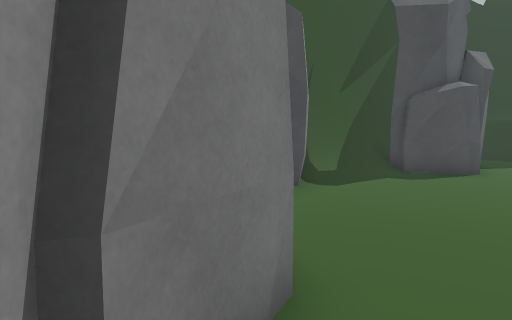
[1] (above)

24 first-person views from a walk through a Unity game level. The camera is 1.5 m above the floor, tilts 6° down and sees 75° across. The floor is counted in squares, 1 m on a side. Each view is taken from the middle of a square. On the plan, view 1 faces up. The plan holds only what a view shows up to about 15 squares ahead; the rest is blank. The place goes on beyond the plan. Some animated figures are not drawn. Some surface patterns are stand-ins.

[2]
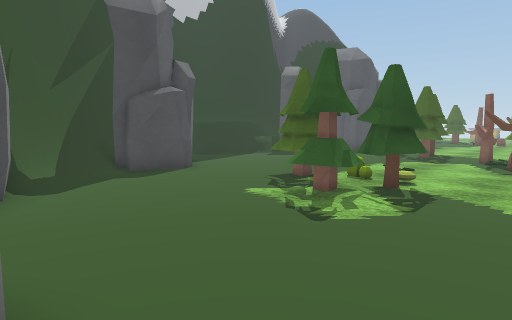

[3]
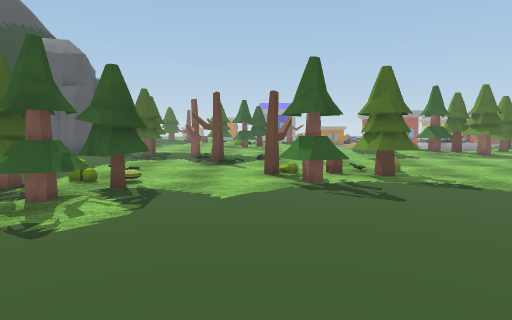

[4]
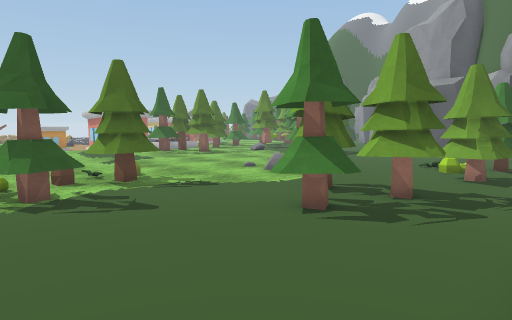

[5]
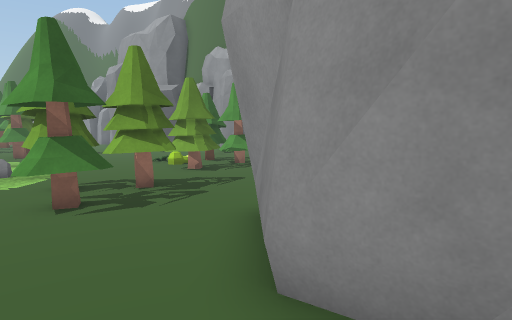

[6]
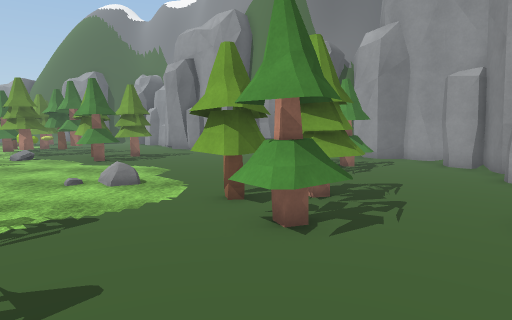

[7]
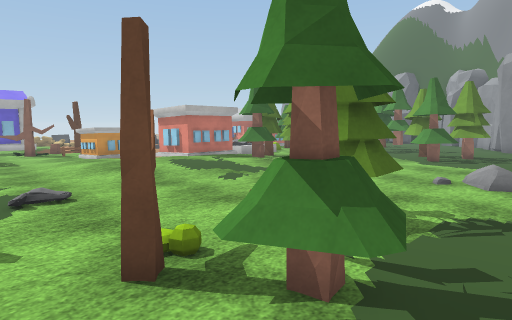

[8]
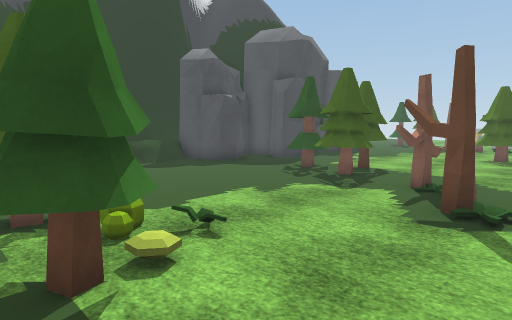

[9]
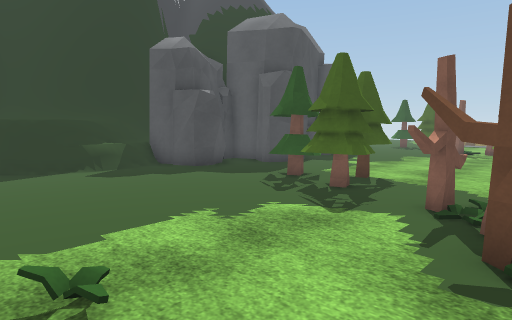

[10]
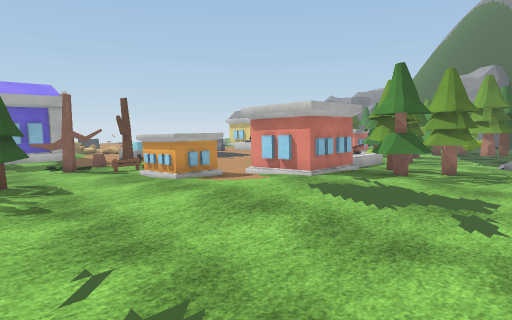

[11]
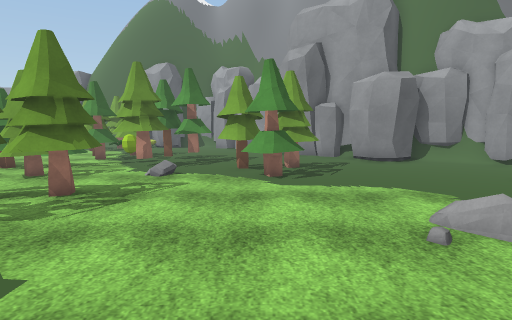

[12]
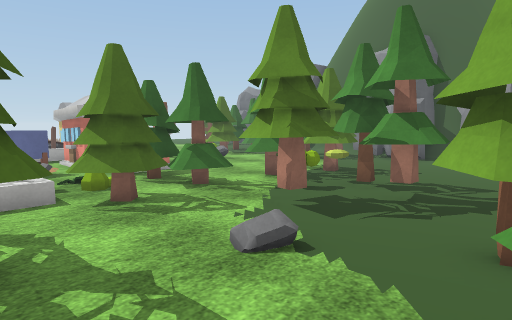

[13]
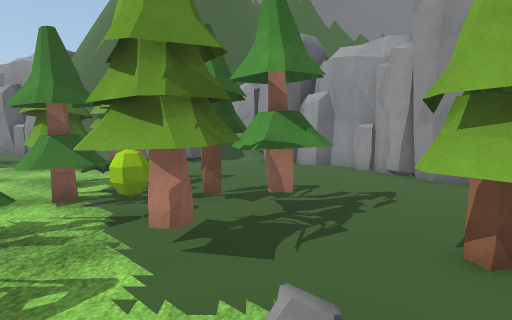

[14]
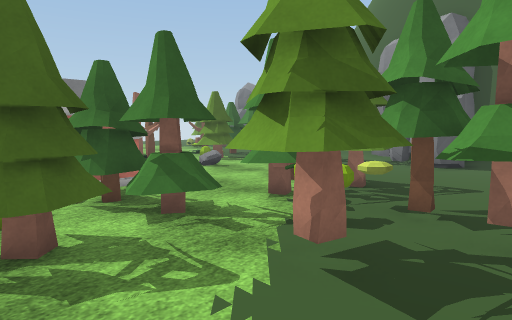

[15]
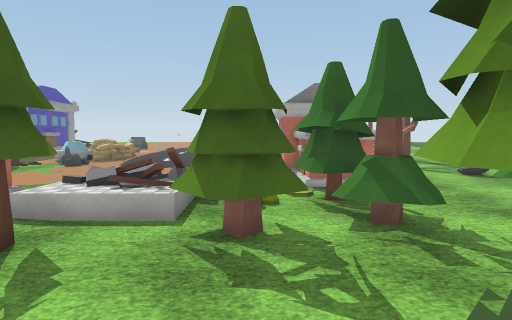

[16]
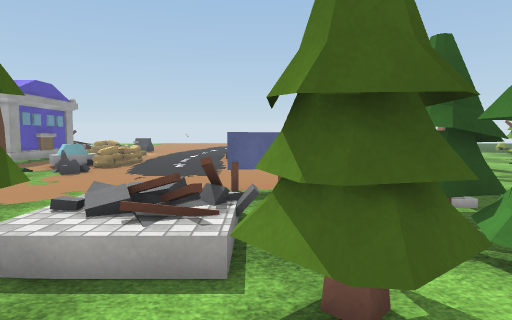

[17]
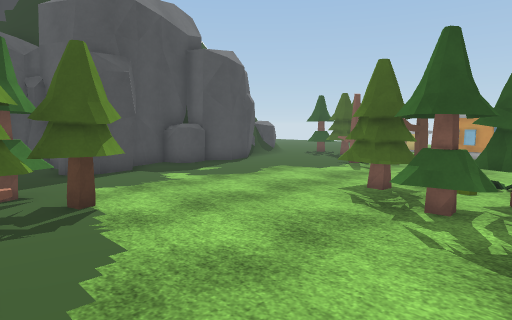

[18]
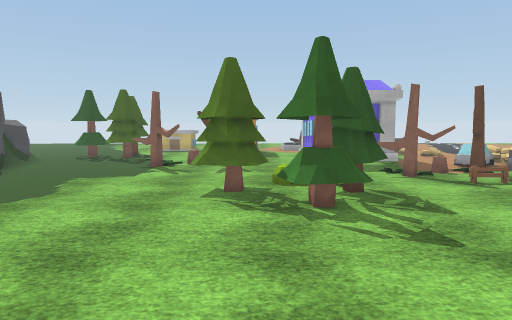

[19]
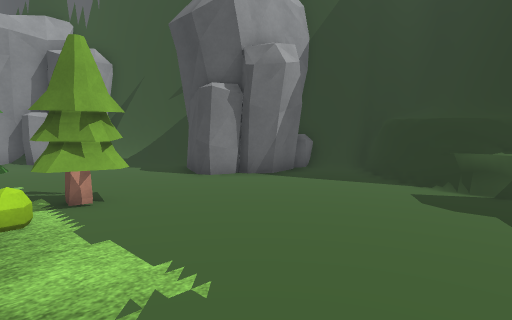

[20]
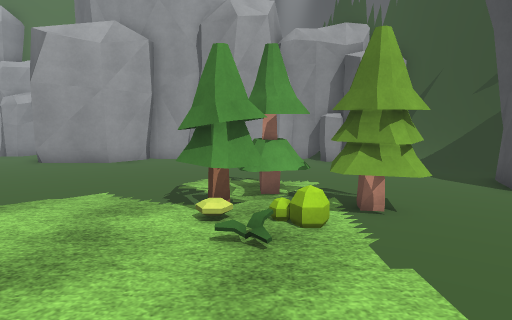

[21]
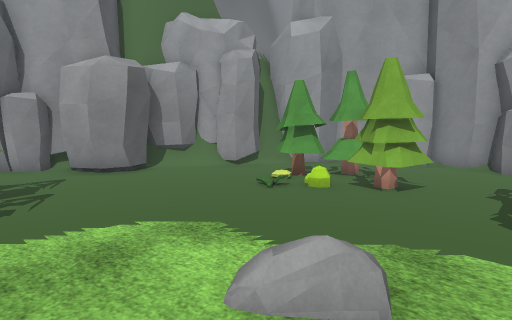

[22]
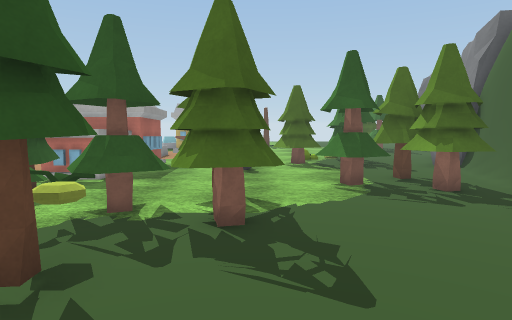

[23]
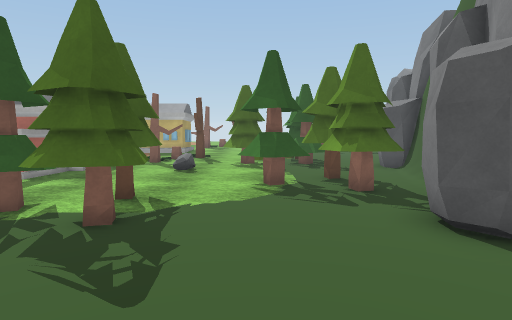

[24]
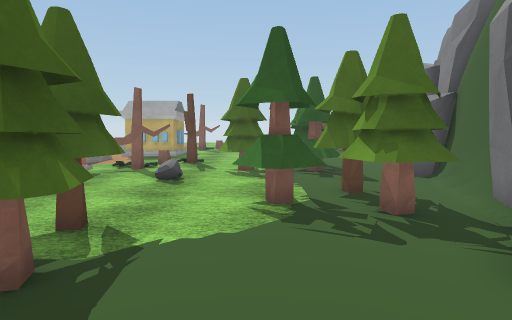

### Floor plan
Key: @ floor where view 1 was taken; # wall or solid block; . main floor; : floor 0.25 m higher than the main floor; / step, stairs or slope; = window, fence, low wall or low ledge; ^ raised ledge; H house; R rock; C car; B barricade; O other object.
Columns run from 3 left of view 1 to 28 right of it. Each row starts with its distance up from view 1.
 15           ####
 14           #^.#######
 13            #..=##^^####
 12          ###.......##O#   ##
 11      ######........O#.####^^####
 10     ##/..##...........###.......
  9     #/..........................
  8   ###...............O...........
  7   #O.......OO......OOO..........
  6   #.......OOO......OOOO........O
  5   #O.....OOOO......OOO.........O
  4   ##.....OOOO:.................O
  3    #......OOO....OOO......OO ...
  2    #.............O........OO....
  1   #.............//.......OOO....
  0   #@.........O.../.......OOO...
 -1   ##.......OOOO../........OO....
 -2    ##......OOO...............O..
 -3     #.......OO......::::....OO..
 -4     #..OO...OOO....:::::OOO..O..
 -5     #..OO..........:::::O   .OO.
 -6   ....OOOO.........:::::.O  ...C
 -7   ....OOOO.........::OOOO.....B.
 -8  O....  .../.......:OOO  ......B
 -9 #O.........//......OOOO O.......
-10 ##....OO...........OOO/     ....
-11 #....OOO..........OOOOO     ....
-12 ##..OOO............O .. O =#....
-13 ##.. OOO......OO.....OO.O/==...
-14  #....O.......OO..:..OO:..##..
-15  ###.........OOOO..O..OOOOOHHH
-16    ###.......OO O.OOOOOOOO H H
-17     ###..........OO O.O..OOHHH.
-18       ##O###.....OOOOOO......O/
-19        ### #......OOOOOO.....OO.
-20            ##.......OOOOO.....OO
-21             ##......OOOO...R....
-22              ##.............OO
-23               #.........OO...OO
-24               OO........OO...OOO
-25                #OO.....OOOO.OOOO
-26                   O.OOOOOO ..O..
-27                    #OOOOO.......
-28                    ##  OO###OO..
-29                            #O O

Positions as (right, up) in squares from view 1, and headings:
1: (0, 0), facing up
2: (0, 0), facing up-right
3: (0, 0), facing right
4: (1, 0), facing down-right
5: (1, 1), facing down
6: (5, 0), facing down
7: (7, 1), facing down-right
8: (7, 0), facing up-right
9: (9, 1), facing up-right
10: (13, 1), facing down-right
11: (12, -4), facing down
12: (12, -11), facing down-right
13: (15, -12), facing down
14: (14, -13), facing down-right
15: (14, -14), facing right
16: (16, -13), facing right
17: (16, -1), facing up-right
18: (16, 2), facing right
19: (15, 4), facing up-left
20: (14, 4), facing left
21: (11, -7), facing down-left
22: (13, -21), facing right
23: (13, -23), facing right
24: (15, -23), facing right
